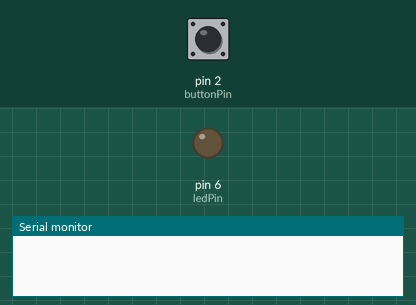
Bench run of a sketch on a simulated Arduino Uno, built with avr-gcc and run on an emulated ATmega328P. Parts: output pins drawn as LEDs (lit = HIGH), the last lines printed to the serial monitor. The test bench sets the inputs (shaded band); at power-on: pin 2 (buttonPin) HIGH.

Above: at 1.2 s.
1.3 s: pin 2 (buttonPin) pulled LOW for 0.15 s
At 3.1 s:
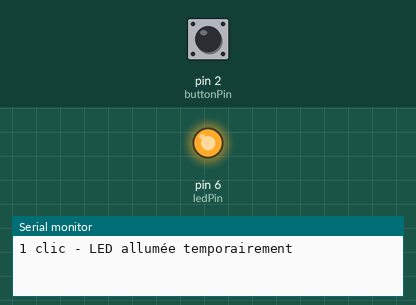
3.4 s: pin 2 (buttonPin) pulled LOW for 3.2 s
At 7.3 s:
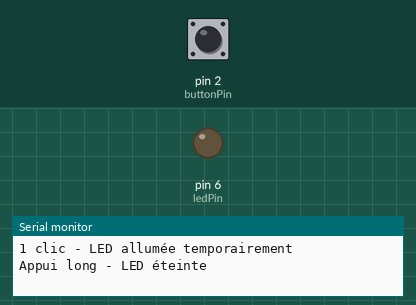
8.1 s: pin 2 (buttonPin) pulled LOW for 1 s
At 10.8 s:
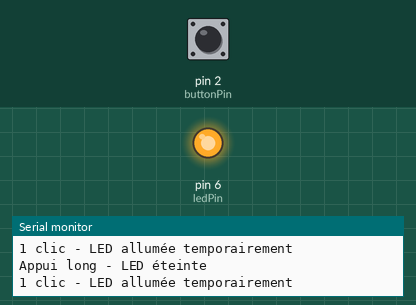
Timing chart, 0 to 12.3 s (numbered marks = the images above; inputs shaded):
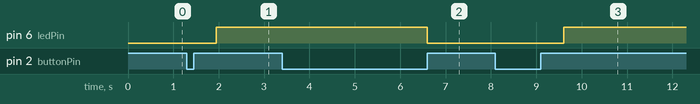

Measured:
- after the input at 1.3 s, pin 6 (ledPin): LOW → HIGH after 0.65 s
- after the input at 3.4 s, pin 6 (ledPin): HIGH → LOW after 3.2 s
- after the input at 8.1 s, pin 6 (ledPin): LOW → HIGH after 1.5 s

The sketch:

bouton.ino
```cpp
const int ledPin = 6;
const int buttonPin = 2;

unsigned long lastPressTime = 0;
unsigned long pressDuration = 0;
unsigned long lastClickTime = 0;

int clickCount = 0;
bool ledState = false;
bool blinking = false;

void setup() {
  pinMode(ledPin, OUTPUT);
  pinMode(buttonPin, INPUT_PULLUP);  // Bouton connecté à GND
  Serial.begin(9600);
}

void loop() {
  static bool previousButtonState = HIGH;
  bool currentButtonState = digitalRead(buttonPin);

  unsigned long now = millis();

  // Détection d'appui
  if (previousButtonState == HIGH && currentButtonState == LOW) {
    lastPressTime = now;
  }

  // Détection relâchement
  if (previousButtonState == LOW && currentButtonState == HIGH) {
    pressDuration = now - lastPressTime;

    // Appui long (≥ 2 sec)
    if (pressDuration >= 2000) {
      ledState = false;
      blinking = false;
      digitalWrite(ledPin, LOW);
      clickCount = 0;
      Serial.println("Appui long - LED éteinte");
    } else {
      clickCount++;
      lastClickTime = now;
    }
  }

  previousButtonState = currentButtonState;

  // Gestion des clics (après délai d'inactivité)
  if (clickCount > 0 && (now - lastClickTime > 500)) {
    if (clickCount == 1) {
      Serial.println("1 clic - LED allumée temporairement");
      ledState = true;
      blinking = false;
    } else if (clickCount == 2) {
      Serial.println("2 clics - LED reste allumée");
      ledState = true;
      blinking = false;
    } else if (clickCount == 3) {
      Serial.println("3 clics - LED clignote");
      blinking = true;
    }
    clickCount = 0;
  }

  // Gérer clignotement si actif
  if (blinking) {
    static unsigned long lastBlink = 0;
    static bool blinkState = false;

    if (now - lastBlink >= 500) {
      blinkState = !blinkState;
      digitalWrite(ledPin, blinkState ? HIGH : LOW);
      lastBlink = now;
    }
  } else {
    digitalWrite(ledPin, ledState ? HIGH : LOW);
  }
}
```
